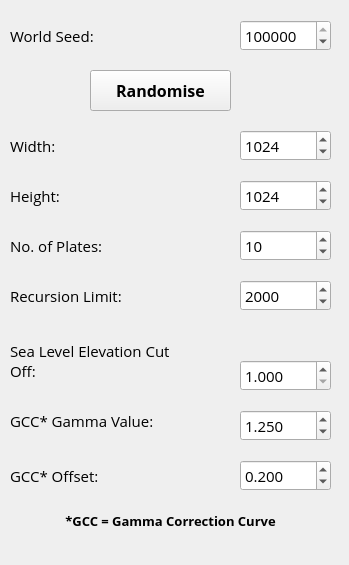
            <widget class="QWidget" name="page">
             <property name="geometry">
              <rect>
               <x>0</x>
               <y>0</y>
               <width>349</width>
               <height>565</height>
              </rect>
             </property>
             <attribute name="label">
              <string>Basic Options</string>
             </attribute>
             <widget class="QLabel" name="label_12">
              <property name="geometry">
               <rect>
                <x>10</x>
                <y>230</y>
                <width>121</width>
                <height>31</height>
               </rect>
              </property>
              <property name="font">
               <font>
                <family>Open Sans</family>
                <pointsize>11</pointsize>
                <weight>50</weight>
                <bold>false</bold>
               </font>
              </property>
              <property name="text">
               <string>No. of Plates:</string>
              </property>
             </widget>
             <widget class="QSpinBox" name="spnWidth">
              <property name="geometry">
               <rect>
                <x>240</x>
                <y>130</y>
                <width>91</width>
                <height>31</height>
               </rect>
              </property>
              <property name="font">
               <font>
                <family>Open Sans</family>
                <pointsize>11</pointsize>
                <weight>50</weight>
                <bold>false</bold>
               </font>
              </property>
              <property name="minimum">
               <number>256</number>
              </property>
              <property name="maximum">
               <number>8192</number>
              </property>
              <property name="singleStep">
               <number>256</number>
              </property>
              <property name="value">
               <number>1024</number>
              </property>
             </widget>
             <widget class="QSpinBox" name="spnPlates">
              <property name="geometry">
               <rect>
                <x>240</x>
                <y>230</y>
                <width>91</width>
                <height>31</height>
               </rect>
              </property>
              <property name="font">
               <font>
                <family>Open Sans</family>
                <pointsize>11</pointsize>
                <weight>50</weight>
                <bold>false</bold>
               </font>
              </property>
              <property name="minimum">
               <number>1</number>
              </property>
              <property name="maximum">
               <number>100</number>
              </property>
              <property name="singleStep">
               <number>10</number>
              </property>
              <property name="value">
               <number>10</number>
              </property>
             </widget>
             <widget class="QLabel" name="label_10">
              <property name="geometry">
               <rect>
                <x>10</x>
                <y>130</y>
                <width>121</width>
                <height>31</height>
               </rect>
              </property>
              <property name="font">
               <font>
                <family>Open Sans</family>
                <pointsize>11</pointsize>
                <weight>50</weight>
                <bold>false</bold>
               </font>
              </property>
              <property name="text">
               <string>Width:</string>
              </property>
             </widget>
             <widget class="QPushButton" name="btnRandomise">
              <property name="geometry">
               <rect>
                <x>90</x>
                <y>70</y>
                <width>141</width>
                <height>41</height>
               </rect>
              </property>
              <property name="font">
               <font>
                <family>Open Sans</family>
                <pointsize>12</pointsize>
                <weight>75</weight>
                <bold>true</bold>
               </font>
              </property>
              <property name="toolTip">
               <string>Generate Random World Seed</string>
              </property>
              <property name="text">
               <string>Randomise</string>
              </property>
             </widget>
             <widget class="QLabel" name="label_11">
              <property name="geometry">
               <rect>
                <x>10</x>
                <y>180</y>
                <width>121</width>
                <height>31</height>
               </rect>
              </property>
              <property name="font">
               <font>
                <family>Open Sans</family>
                <pointsize>11</pointsize>
                <weight>50</weight>
                <bold>false</bold>
               </font>
              </property>
              <property name="text">
               <string>Height:</string>
              </property>
             </widget>
             <widget class="QSpinBox" name="spnRecursion">
              <property name="geometry">
               <rect>
                <x>240</x>
                <y>280</y>
                <width>91</width>
                <height>31</height>
               </rect>
              </property>
              <property name="font">
               <font>
                <family>Open Sans</family>
                <pointsize>11</pointsize>
                <weight>50</weight>
                <bold>false</bold>
               </font>
              </property>
              <property name="minimum">
               <number>1000</number>
              </property>
              <property name="maximum">
               <number>10000</number>
              </property>
              <property name="singleStep">
               <number>500</number>
              </property>
              <property name="value">
               <number>2000</number>
              </property>
             </widget>
             <widget class="QLabel" name="label_9">
              <property name="geometry">
               <rect>
                <x>10</x>
                <y>20</y>
                <width>121</width>
                <height>31</height>
               </rect>
              </property>
              <property name="font">
               <font>
                <family>Open Sans</family>
                <pointsize>11</pointsize>
                <weight>50</weight>
                <bold>false</bold>
               </font>
              </property>
              <property name="text">
               <string>World Seed:</string>
              </property>
             </widget>
             <widget class="QSpinBox" name="spnHeight">
              <property name="geometry">
               <rect>
                <x>240</x>
                <y>180</y>
                <width>91</width>
                <height>31</height>
               </rect>
              </property>
              <property name="font">
               <font>
                <family>Open Sans</family>
                <pointsize>11</pointsize>
                <weight>50</weight>
                <bold>false</bold>
               </font>
              </property>
              <property name="minimum">
               <number>256</number>
              </property>
              <property name="maximum">
               <number>8192</number>
              </property>
              <property name="singleStep">
               <number>256</number>
              </property>
              <property name="value">
               <number>1024</number>
              </property>
             </widget>
             <widget class="QLabel" name="label_51">
              <property name="geometry">
               <rect>
                <x>10</x>
                <y>280</y>
                <width>141</width>
                <height>31</height>
               </rect>
              </property>
              <property name="font">
               <font>
                <family>Open Sans</family>
                <pointsize>11</pointsize>
                <weight>50</weight>
                <bold>false</bold>
               </font>
              </property>
              <property name="text">
               <string>Recursion Limit:</string>
              </property>
             </widget>
             <widget class="QSpinBox" name="spnSeed">
              <property name="geometry">
               <rect>
                <x>240</x>
                <y>20</y>
                <width>91</width>
                <height>31</height>
               </rect>
              </property>
              <property name="font">
               <font>
                <family>Open Sans</family>
                <pointsize>11</pointsize>
                <weight>50</weight>
                <bold>false</bold>
               </font>
              </property>
              <property name="minimum">
               <number>0</number>
              </property>
              <property name="maximum">
               <number>999999</number>
              </property>
              <property name="singleStep">
               <number>111111</number>
              </property>
              <property name="value">
               <number>111111</number>
              </property>
             </widget>
             <widget class="QDoubleSpinBox" name="spnSea">
              <property name="geometry">
               <rect>
                <x>240</x>
                <y>360</y>
                <width>91</width>
                <height>31</height>
               </rect>
              </property>
              <property name="font">
               <font>
                <family>Open Sans</family>
                <pointsize>11</pointsize>
                <weight>50</weight>
                <bold>false</bold>
               </font>
              </property>
              <property name="styleSheet">
               <string notr="true"/>
              </property>
              <property name="decimals">
               <number>3</number>
              </property>
              <property name="minimum">
               <double>1.000000000000000</double>
              </property>
             </widget>
             <widget class="QLabel" name="label_23">
              <property name="geometry">
               <rect>
                <x>10</x>
                <y>340</y>
                <width>181</width>
                <height>41</height>
               </rect>
              </property>
              <property name="font">
               <font>
                <family>Open Sans</family>
                <pointsize>11</pointsize>
                <weight>50</weight>
                <bold>false</bold>
               </font>
              </property>
              <property name="text">
               <string>Sea Level Elevation Cut Off:</string>
              </property>
              <property name="wordWrap">
               <bool>true</bool>
              </property>
             </widget>
             <widget class="QDoubleSpinBox" name="spnGamma">
              <property name="geometry">
               <rect>
                <x>240</x>
                <y>410</y>
                <width>91</width>
                <height>31</height>
               </rect>
              </property>
              <property name="font">
               <font>
                <family>Open Sans</family>
                <pointsize>11</pointsize>
                <weight>50</weight>
                <bold>false</bold>
               </font>
              </property>
              <property name="styleSheet">
               <string notr="true"/>
              </property>
              <property name="decimals">
               <number>3</number>
              </property>
              <property name="value">
               <double>1.250000000000000</double>
              </property>
             </widget>
             <widget class="QDoubleSpinBox" name="spnOffset">
              <property name="geometry">
               <rect>
                <x>240</x>
                <y>460</y>
                <width>91</width>
                <height>31</height>
               </rect>
              </property>
              <property name="font">
               <font>
                <family>Open Sans</family>
                <pointsize>11</pointsize>
                <weight>50</weight>
                <bold>false</bold>
               </font>
              </property>
              <property name="styleSheet">
               <string notr="true"/>
              </property>
              <property name="decimals">
               <number>3</number>
              </property>
              <property name="maximum">
               <double>0.999000000000000</double>
              </property>
              <property name="singleStep">
               <double>0.100000000000000</double>
              </property>
              <property name="value">
               <double>0.200000000000000</double>
              </property>
             </widget>
             <widget class="QLabel" name="label_15">
              <property name="geometry">
               <rect>
                <x>0</x>
                <y>510</y>
                <width>341</width>
                <height>21</height>
               </rect>
              </property>
              <property name="font">
               <font>
                <family>Open Sans</family>
                <pointsize>10</pointsize>
                <weight>75</weight>
                <bold>true</bold>
               </font>
              </property>
              <property name="text">
               <string>*GCC = Gamma Correction Curve</string>
              </property>
              <property name="alignment">
               <set>Qt::AlignCenter</set>
              </property>
             </widget>
             <widget class="QLabel" name="label_27">
              <property name="geometry">
               <rect>
                <x>10</x>
                <y>460</y>
                <width>111</width>
                <height>31</height>
               </rect>
              </property>
              <property name="font">
               <font>
                <family>Open Sans</family>
                <pointsize>11</pointsize>
                <weight>50</weight>
                <bold>false</bold>
               </font>
              </property>
              <property name="text">
               <string>GCC* Offset:</string>
              </property>
             </widget>
             <widget class="QLabel" name="label_26">
              <property name="geometry">
               <rect>
                <x>10</x>
                <y>410</y>
                <width>191</width>
                <height>21</height>
               </rect>
              </property>
              <property name="font">
               <font>
                <family>Open Sans</family>
                <pointsize>11</pointsize>
                <weight>50</weight>
                <bold>false</bold>
               </font>
              </property>
              <property name="text">
               <string>GCC* Gamma Value:</string>
              </property>
             </widget>
            </widget>
